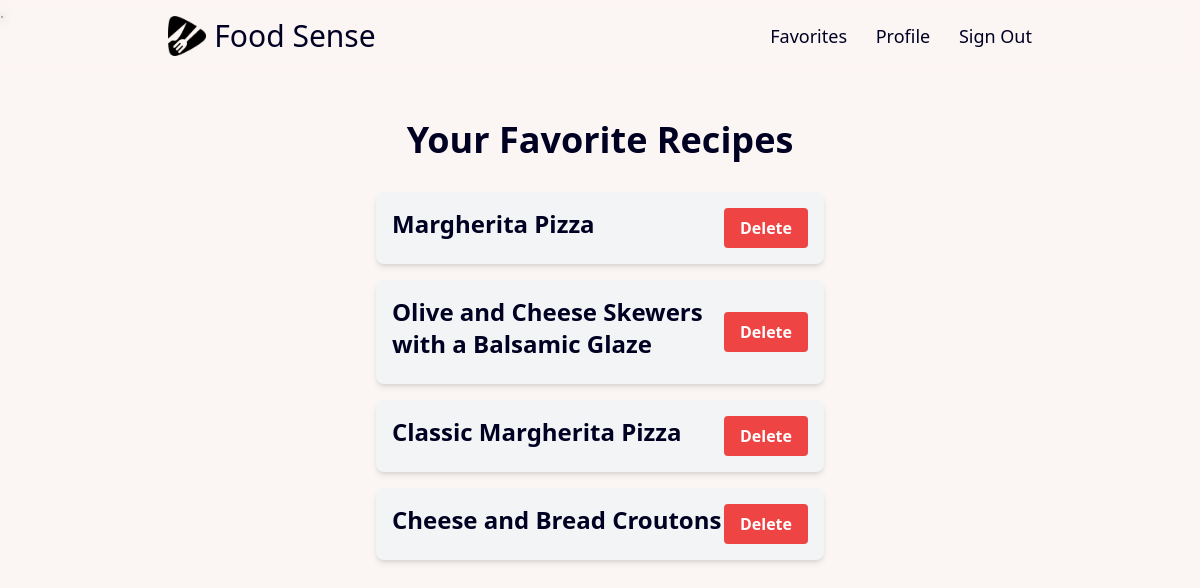
The app's page /users/favorites_list/ (signed in) with its own data.
### users/models.py (models this page shows)
class Favorite(models.Model):
    user = models.ForeignKey(User, on_delete=models.CASCADE)
    name = models. CharField(max_length = 100)
    ingredients = models.TextField()
    steps = models.TextField()

### users/views.py (the view)
# urls.py: path('favorites_list/', views.favorites_list, name="favorites_list"),
@login_required
def favorites_list(request):
    return render(request, 'users/favorite_list.html')

### users/templates/users/favorite_list.html (shortened to what this page needs)
{% extends 'base.html' %}
{% block body %}
<div class="container mx-auto p-4 text-black">
   <h1 class="text-4xl font-bold text-center mb-8 text-[#000022]">Your Favorite Recipes</h1>
   <div id="favorites-list" class="max-w-md mx-auto">
       {% if user.favorite_set.all %}
       {% for favorite in user.favorite_set.all %}
       <div class="bg-gray-100 rounded-lg p-4 shadow-md mb-4 flex items-center justify-between" id="favorite-{{ favorite.id }}">
           <div>
               <a href="{% url 'users:favorite' favorite.id %}">
                   <h2 class="text-2xl font-bold mb-2 text-[#000022]">{{ favorite.name | safe }}</h2>
               </a>
           </div>
           <div>
               <button data-favorite-id="{{ favorite.id }}" class="bg-red-500 hover:bg-red-700 text-white font-bold py-2 px-4 rounded focus:outline-none focus:shadow-outline" onclick="deleteFavorite(this)">Delete</button>
           </div>
       </div>
       {% endfor %}
       {% else %}
       <div class="text-center mt-8">
           <p class="text-gray-600 text-lg">You don't have any saved recipes yet.</p>
       </div>
       {% endif %}
   </div>
</div>
{% endblock body %}

### records on screen
Favorite: name "Margherita Pizza"
Favorite: name "Olive and Cheese Skewers with a Balsamic Glaze"
Favorite: name "Classic Margherita Pizza"
Favorite: name "Cheese and Bread Croutons"
